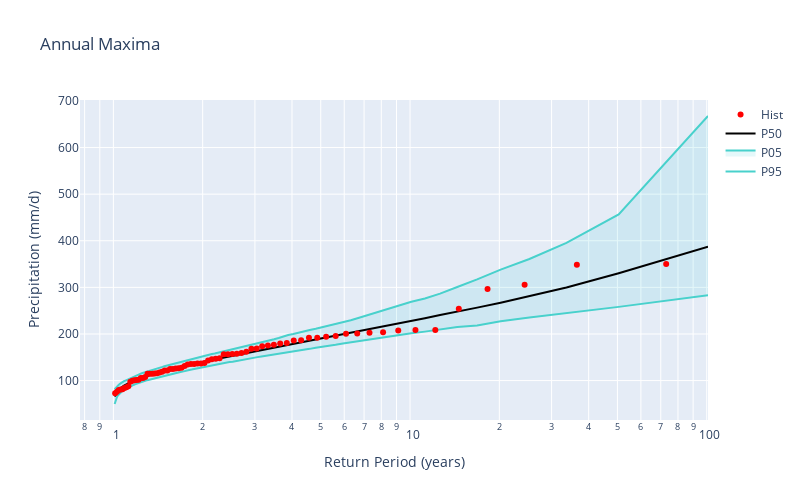

Notebook code cell kept with this figure:
### Code cell
fig = go.Figure()
fig.add_trace(go.Scatter(x=trp_sim, y=p95, mode='lines', name='P95', marker_color='mediumturquoise'))
fig.add_trace(go.Scatter(x=trp_sim, y=p05, mode='lines', name='P05', marker_color='mediumturquoise',  fill='tonexty', fillcolor='rgba(0, 181, 204, 0.10)'))
fig.add_trace(go.Scatter(x=trp_sim, y=p50, mode='lines', name='P50', marker_color='black'))
fig.add_trace(go.Scatter(x=trp_hist, y=trp_hist_val, mode='markers', name='Hist', marker_color='red'))


fig.update_xaxes(type="log")
fig.update_layout(    
    xaxis_title = "Return Period (years)",
    yaxis_title = "Precipitation (mm/d)",
    title = 'Annual Maxima',
    width=800, height=500
)
fig.show()
